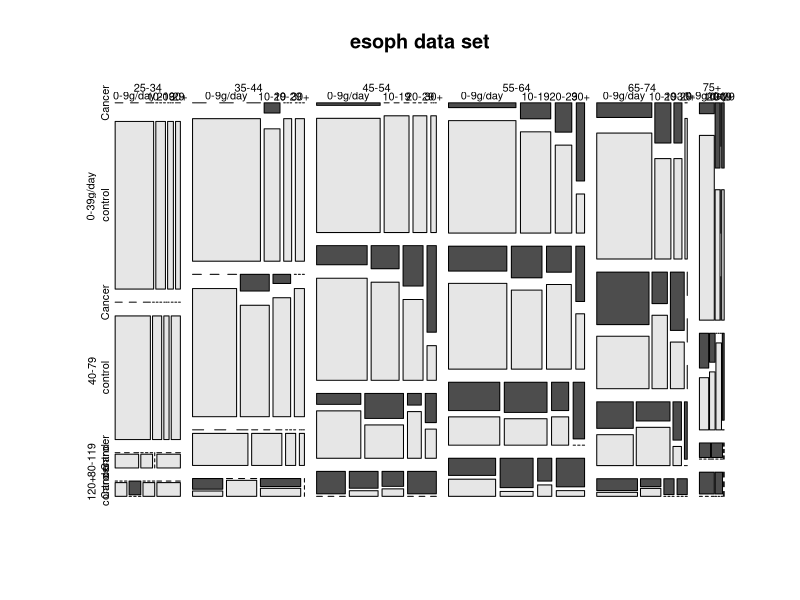

Reproduce this figure in R.
esoph
require(stats)
require(graphics) # for mosaicplot
summary(esoph)
## effects of alcohol, tobacco and interaction, age-adjusted
model1 <- glm(cbind(ncases, ncontrols) ~ agegp + tobgp * alcgp,
              data = esoph, family = binomial())
anova(model1)
## Try a linear effect of alcohol and tobacco
model2 <- glm(cbind(ncases, ncontrols) ~ agegp + unclass(tobgp)
                                         + unclass(alcgp),
              data = esoph, family = binomial())
summary(model2)
## Re-arrange data for a mosaic plot
ttt <- table(esoph$agegp, esoph$alcgp, esoph$tobgp)
o <- with(esoph, order(tobgp, alcgp, agegp))
ttt[ttt == 1] <- esoph$ncases[o]
tt1 <- table(esoph$agegp, esoph$alcgp, esoph$tobgp)
tt1[tt1 == 1] <- esoph$ncontrols[o]
tt <- array(c(ttt, tt1), c(dim(ttt),2),
            c(dimnames(ttt), list(c("Cancer", "control"))))
mosaicplot(tt, main = "esoph data set", color = TRUE)
